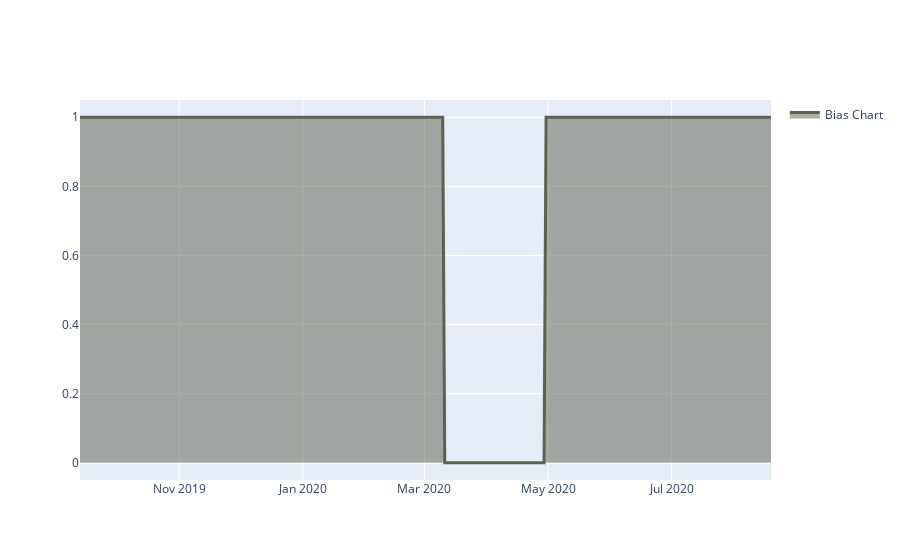

The notebook cell saved with this chart:
### Code cell
# show bias chart:
biaschart = stats.to_pandas()["bias"].iloc[(252*3):]
qngraph.make_plot_filled(biaschart.index, biaschart, color="#5A6351", name="Bias Chart")

### Figure 1 — Plotly figure (JSON) as saved in the notebook; plotly's stock layout.template omitted (floating-point values rounded to 4 significant figures; data arrays with more than 128 entries replaced by an {"elided": "..."} marker saying what was removed)
{"data": [{"fill": "tonexty", "line": {"color": "#5A6351", "width": 3}, "name": "Bias Chart", "type": "scatter", "x": {"elided": "236 str values"}, "y": {"elided": "236 int values"}}], "layout": {"showlegend": true, "yaxis": {"range": [-0.05, 1.05]}}}
